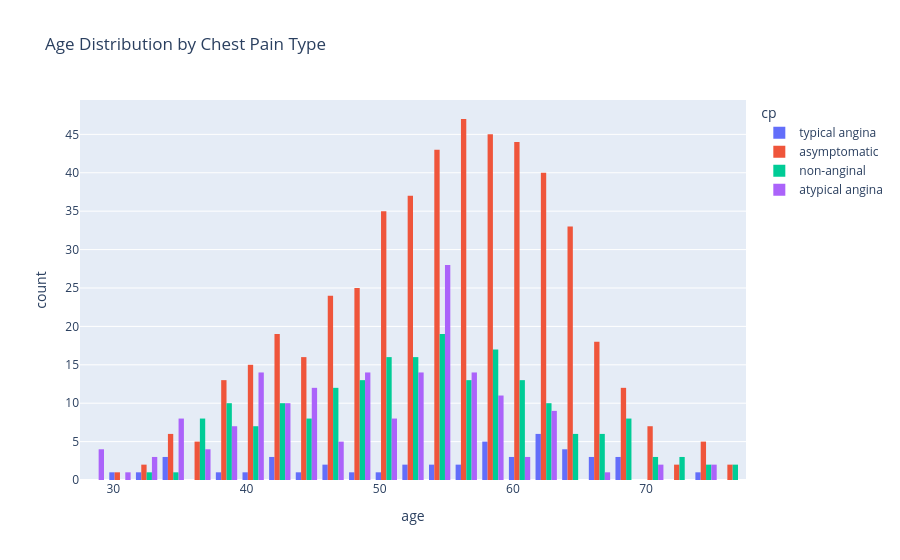

Notebook code cell kept with this figure:
### Code cell
# draw a plot of age column group by chest_pain_type column using plotly
#import plotly.express as px

fig = px.histogram(data_frame=Hd_df, x='age', color='cp', barmode='group', title='Age Distribution by Chest Pain Type')
fig.show()

### Figure 1 — Plotly figure (JSON) as saved in the notebook; plotly's stock layout.template omitted (floating-point values rounded to 4 significant figures; data arrays with more than 128 entries replaced by an {"elided": "..."} marker saying what was removed)
{"data": [{"alignmentgroup": "True", "bingroup": "x", "hovertemplate": "cp=typical angina<br>age=%{x}<br>count=%{y}<extra></extra>", "legendgroup": "typical angina", "marker": {"color": "#636efa", "pattern": {"shape": ""}}, "name": "typical angina", "offsetgroup": "typical angina", "orientation": "v", "showlegend": true, "type": "histogram", "x": [63, 64, 58, 66, 69, 40, 51, 34, 52, 65, 59, 52, 42, 59, 69, 59, 38, 56, 61, 60, 59, 64, 45, 30, 35, 43, 47, 54, 57, 62, 34, 43, 46, 55, 32, 62, 62, 67, 67, 65, 49, 62, 61, 68, 74, 62], "xaxis": "x", "yaxis": "y"}, {"alignmentgroup": "True", "bingroup": "x", "hovertemplate": "cp=asymptomatic<br>age=%{x}<br>count=%{y}<extra></extra>", "legendgroup": "asymptomatic", "marker": {"color": "#EF553B", "pattern": {"shape": ""}}, "name": "asymptomatic", "offsetgroup": "asymptomatic", "orientation": "v", "showlegend": true, "type": "histogram", "x": {"elided": "496 int values"}, "xaxis": "x", "yaxis": "y"}, {"alignmentgroup": "True", "bingroup": "x", "hovertemplate": "cp=non-anginal<br>age=%{x}<br>count=%{y}<extra></extra>", "legendgroup": "non-anginal", "marker": {"color": "#00cc96", "pattern": {"shape": ""}}, "name": "non-anginal", "offsetgroup": "non-anginal", "orientation": "v", "showlegend": true, "type": "histogram", "x": {"elided": "204 int values"}, "xaxis": "x", "yaxis": "y"}, {"alignmentgroup": "True", "bingroup": "x", "hovertemplate": "cp=atypical angina<br>age=%{x}<br>count=%{y}<extra></extra>", "legendgroup": "atypical angina", "marker": {"color": "#ab63fa", "pattern": {"shape": ""}}, "name": "atypical angina", "offsetgroup": "atypical angina", "orientation": "v", "showlegend": true, "type": "histogram", "x": {"elided": "174 int values"}, "xaxis": "x", "yaxis": "y"}], "layout": {"barmode": "group", "legend": {"title": {"text": "cp"}, "tracegroupgap": 0}, "title": {"text": "Age Distribution by Chest Pain Type"}, "xaxis": {"anchor": "y", "domain": [0, 1], "title": {"text": "age"}}, "yaxis": {"anchor": "x", "domain": [0, 1], "title": {"text": "count"}}}}
